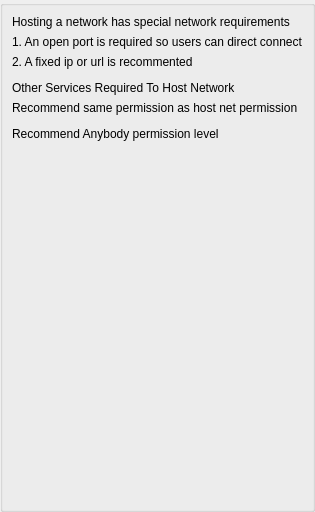
<?xml version="1.0" encoding="UTF-8"?>
<ui version="4.0">
 <class>AppletSettingsHostNetworkUi</class>
 <widget class="QWidget" name="AppletSettingsHostNetworkUi">
  <property name="geometry">
   <rect>
    <x>0</x>
    <y>0</y>
    <width>269</width>
    <height>512</height>
   </rect>
  </property>
  <property name="windowTitle">
   <string>Host A Network</string>
  </property>
  <layout class="QVBoxLayout" name="verticalLayout">
   <property name="spacing">
    <number>0</number>
   </property>
   <property name="leftMargin">
    <number>0</number>
   </property>
   <property name="topMargin">
    <number>0</number>
   </property>
   <property name="rightMargin">
    <number>0</number>
   </property>
   <property name="bottomMargin">
    <number>0</number>
   </property>
   <item>
    <widget class="QGroupBox" name="ItemsGroupBox">
     <property name="minimumSize">
      <size>
       <width>0</width>
       <height>0</height>
      </size>
     </property>
     <property name="title">
      <string/>
     </property>
     <layout class="QVBoxLayout" name="verticalLayout_2">
      <item>
       <widget class="QLabel" name="m_Special1Label">
        <property name="text">
         <string>Hosting a network has special network requirements</string>
        </property>
        <property name="wordWrap">
         <bool>true</bool>
        </property>
       </widget>
      </item>
      <item>
       <widget class="QLabel" name="m_NetHostLabel">
        <property name="text">
         <string>1. An open port is required so users can direct connect</string>
        </property>
       </widget>
      </item>
      <item>
       <widget class="QLabel" name="m_GroupHostLabel">
        <property name="text">
         <string>2. A fixed ip or url is recommented</string>
        </property>
       </widget>
      </item>
      <item>
       <widget class="PluginSettingsWidget" name="m_PluginSettingsWidget" native="true"/>
      </item>
      <item>
       <widget class="QLabel" name="label">
        <property name="text">
         <string>Other Services Required To Host Network</string>
        </property>
       </widget>
      </item>
      <item>
       <widget class="QLabel" name="label_3">
        <property name="text">
         <string>Recommend same permission as host net permission</string>
        </property>
       </widget>
      </item>
      <item>
       <widget class="PermissionWidget" name="m_GroupListPermissionWidget" native="true">
        <property name="sizePolicy">
         <sizepolicy hsizetype="Expanding" vsizetype="Preferred">
          <horstretch>0</horstretch>
          <verstretch>0</verstretch>
         </sizepolicy>
        </property>
       </widget>
      </item>
      <item>
       <widget class="QLabel" name="label_2">
        <property name="text">
         <string>Recommend Anybody permission level</string>
        </property>
       </widget>
      </item>
      <item>
       <widget class="PermissionWidget" name="m_ConnectTestPermissinWidget" native="true"/>
      </item>
      <item>
       <widget class="FriendListWidget" name="friendListWidget" native="true">
        <property name="sizePolicy">
         <sizepolicy hsizetype="Expanding" vsizetype="Expanding">
          <horstretch>0</horstretch>
          <verstretch>0</verstretch>
         </sizepolicy>
        </property>
       </widget>
      </item>
     </layout>
    </widget>
   </item>
  </layout>
 </widget>
 <customwidgets>
  <customwidget>
   <class>PermissionWidget</class>
   <extends>QWidget</extends>
   <header>PermissionWidget.h</header>
   <container>1</container>
  </customwidget>
  <customwidget>
   <class>FriendListWidget</class>
   <extends>QWidget</extends>
   <header>FriendListWidget.h</header>
   <container>1</container>
  </customwidget>
  <customwidget>
   <class>PluginSettingsWidget</class>
   <extends>QWidget</extends>
   <header>PluginSettingsWidget.h</header>
   <container>1</container>
  </customwidget>
 </customwidgets>
 <resources>
  <include location="../gotvcommon.qrc"/>
 </resources>
 <connections/>
</ui>
